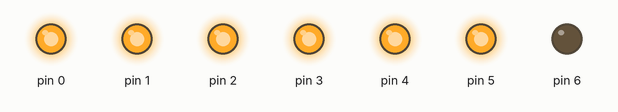
Simulated run of this sketch. Board: Arduino Uno, built for the host (arithmetic inside an expression is 32-bit, double 64-bit). On the bench: output pins drawn as LEDs (lit = HIGH).

Above: at 0.12 s.
At 0.62 s:
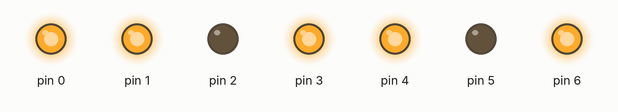
At 1.12 s:
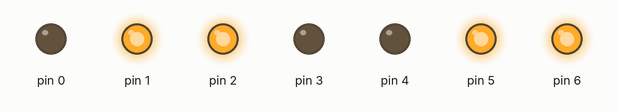
At 2.37 s:
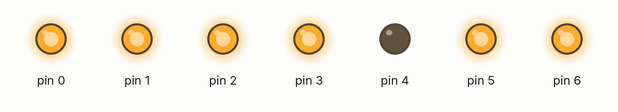
At 3.37 s:
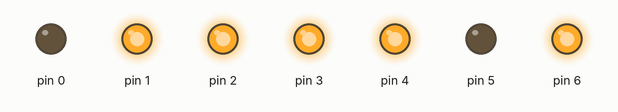
At 4.5 s:
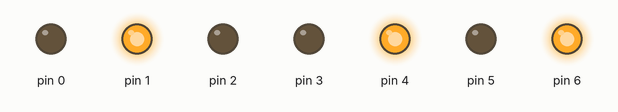
Timing chart, 0 to 6.5 s (numbered marks = the images above):
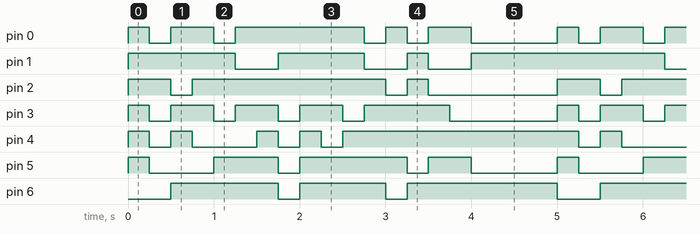

Measured:
- by itself, pin 1: repeats every 5.0 s: LOW 0.50 s, HIGH 1.0 s, LOW 0.50 s, HIGH 0.25 s, LOW 0.50 s, HIGH 2.3 s
- by itself, pin 2: repeats every 5.0 s: LOW 0.25 s, HIGH 2.3 s, LOW 0.25 s, HIGH 0.25 s, LOW 1.5 s, HIGH 0.50 s
- by itself, pin 3: repeats every 5.0 s: 3 × (LOW 0.25 s, HIGH 0.50 s), LOW 0.25 s, HIGH 1.0 s, LOW 1.3 s, HIGH 0.25 s
- by itself, pin 4: repeats every 5.0 s: LOW 0.25 s, HIGH 0.25 s, LOW 0.75 s, 2 × (HIGH 0.25 s, LOW 0.25 s), HIGH 2.8 s
- by itself, pin 5: repeats every 5.0 s: LOW 0.75 s, HIGH 0.75 s, LOW 0.25 s, HIGH 1.3 s, LOW 0.25 s, HIGH 0.50 s, LOW 1.0 s, HIGH 0.25 s
- by itself, pin 6: repeats every 5.0 s: LOW 0.25 s, HIGH 1.0 s, LOW 0.25 s, HIGH 1.8 s, LOW 0.50 s, HIGH 1.3 s
- by itself, pin 0: repeats every 5.0 s: LOW 0.25 s, HIGH 0.50 s, LOW 0.25 s, HIGH 1.5 s, LOW 0.25 s, HIGH 0.25 s, LOW 0.25 s, HIGH 0.50 s, LOW 1.0 s, HIGH 0.25 s

The sketch:

lab4.ino
```cpp
// Лаболаторна робота №4
// Код для плати STM32F103C8T6
//
// Автор: Калюта Дмитро
// Група: РС-31мп
//
// Завдання:
// Реалізувати драйвер семисегментного індикатора

#include "my_SS1D.h"

uint8_t SEGMENT[] = {PA0, PA1, PA2, PA3, PA4, PA5, PA6}; // 7S PINS (a, b, c... g, dp)

void setup() {
  SS1D_init(SEGMENT);
}
void loop() {
  for(int i = 0; i < 20; ++i) {
    SS1D_write_int(i);
    delay(250);
  }
}
```

my_SS1D.cpp
```cpp
#include "my_SS1D.h"

static uint8_t SS1D_PINS_COUNT = 7;
static uint8_t* SS1D_PINS;

void SS1D_init(uint8_t pins[]) {
  SS1D_PINS = pins;
  for(uint8_t i = 0; i < SS1D_PINS_COUNT; ++i) {
    pinMode(SS1D_PINS[i], OUTPUT);
    digitalWrite(SS1D_PINS[i], LOW);
  }
}

void SS1D_clear(void) {
  for(uint8_t i = 0; i < 7; ++i) {
    digitalWrite(SS1D_PINS[i], LOW);
  }
}

void SS1D_write_int(uint8_t num) {
      byte numbersToDisplay[] = {
        B00111111,  //  0
        B00000110,  //  1
        B01011011,  //  2
        B01001111,  //  3
        B01100110,  //  4
        B01101101,  //  5
        B01111101,  //  6
        B00000111,  //  7
        B01111111,  //  8
        B01101111,  //  9
        B01110111,  //  A
        B01111100,  //  B
        B00111001,  //  C
        B01011110,  //  D
        B01111001,  //  E
        B01110001,  //  F
        B01010010  //  Error1
        //B01110110
        //B00000000
    };

  SS1D_clear();
  for(uint8_t i = 0; i < 7; ++i) {
    if(num < 0 || num > 15) num = 16;
    digitalWrite(SS1D_PINS[i], bitRead(numbersToDisplay[num], i));
  }
}

void SS1D_write_char(uint8_t c) {
  uint8_t num = (c >= '0' && c <= '9') ? c - '0' :
      (c >= 'A' && c <= 'F') ? c - 'A' + 10 :
      (c == '*') ? 14 :
      (c == '#') ? 15 : 16;

  SS1D_write_int(num);
}
```

my_SS1D.h
```cpp
#ifndef my_SS1D_h
#define my_SS1D_h

#include <stdint.h>
#include <Arduino.h>

void SS1D_init(uint8_t*);
void SS1D_clear(void);
void SS1D_write_int(uint8_t);
void SS1D_write_char(uint8_t);

#endif /* my_SS1D_h */
```
